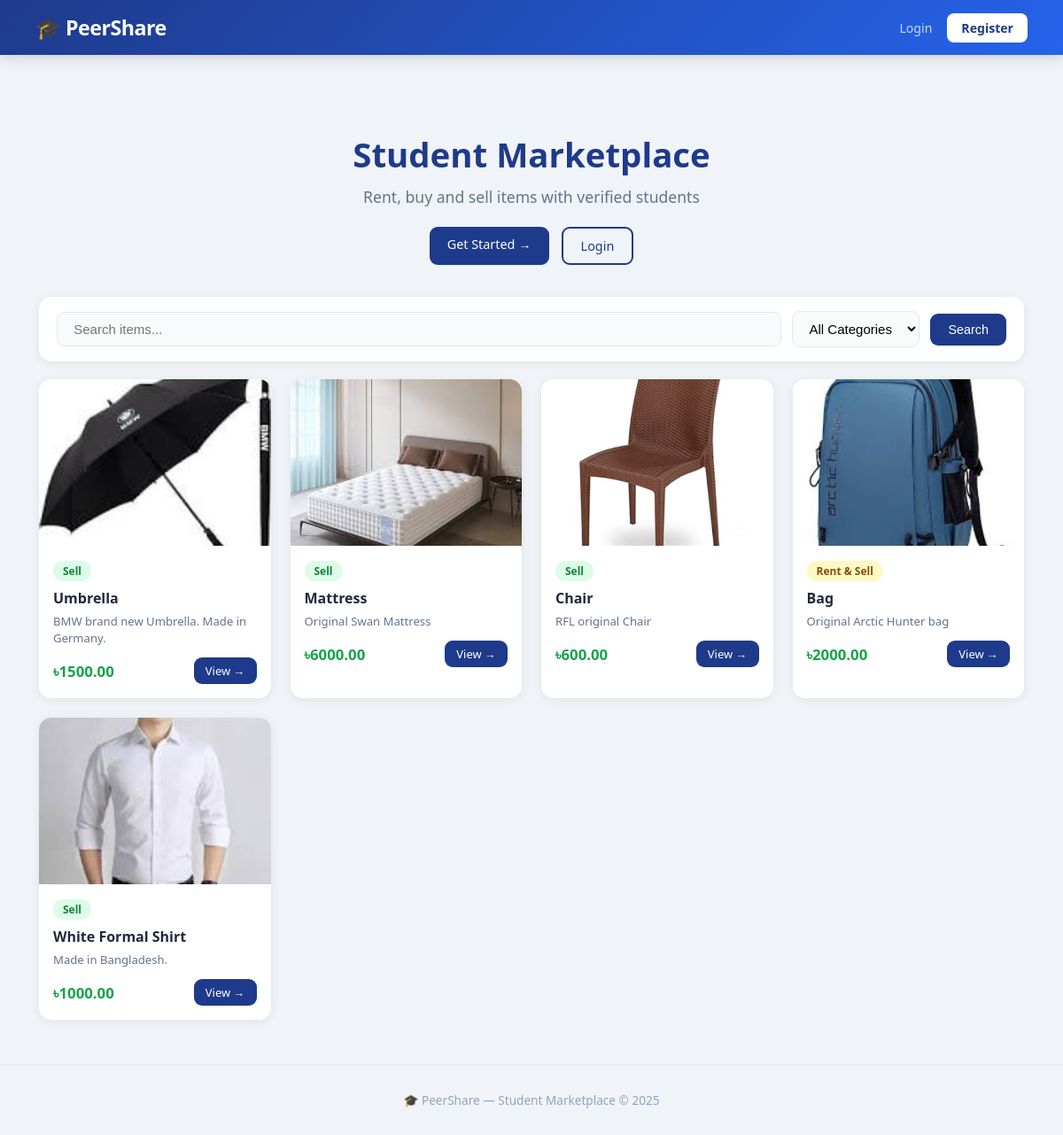
The app's page /, older data.
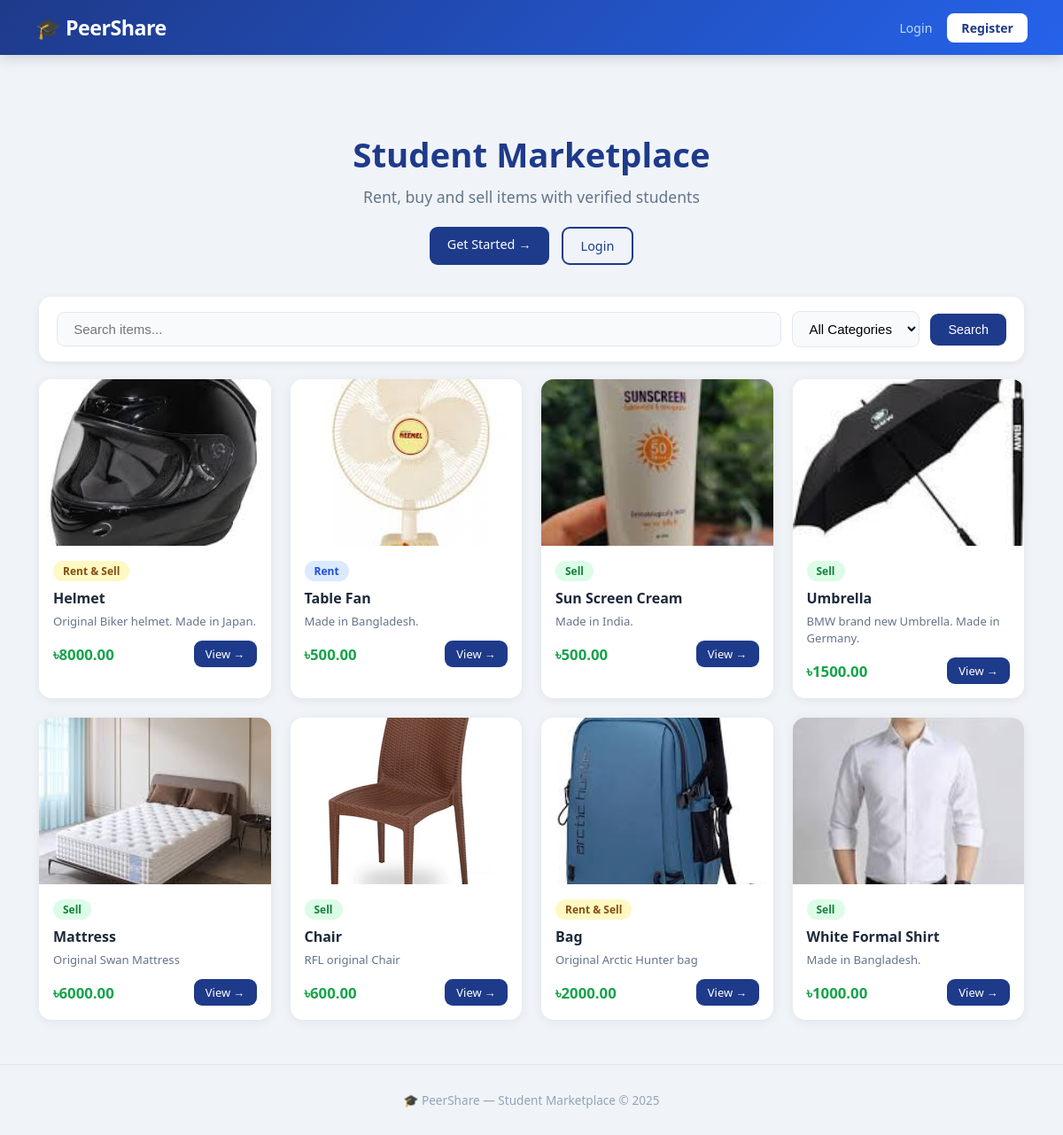
The same page, newer data.
### marketplace/models.py (models this page shows, shortened)
class Item(models.Model):
    CATEGORY_CHOICES = [
        ('rent', 'For Rent'),
        ('sell', 'For Sale'),
        ('both', 'Rent & Sell'),
    ]
    owner = models.ForeignKey(
                     settings.AUTH_USER_MODEL,
                     on_delete=models.CASCADE,
                     related_name='items'
                   )
    title = models.CharField(max_length=200)
    description  = models.TextField()
    price  = models.DecimalField(
                     max_digits=10, decimal_places=2
                   )
    category = models.CharField(
                     max_length=10, choices=CATEGORY_CHOICES
                   )
    image = models.ImageField(
                     upload_to='items/',
                     null=True, blank=True
                   )
    is_available = models.BooleanField(default=True)
    created_at   = models.DateTimeField(auto_now_add=True)

### marketplace/views.py (the view)
# urls.py: path('', views.home, name='home'),
def home(request):
    query = request.GET.get('q', '')
    category = request.GET.get('category', '')
    items = Item.objects.filter(is_available=True).order_by('-created_at')
    if query:
        items = items.filter(title__icontains=query)
    if category:
        items = items.filter(category=category)
    return render(request, 'marketplace/home.html', {
        'items': items,
        'query': query,
        'category': category,
    })

### templates/marketplace/home.html (shortened to what this page needs)
{% extends 'base.html' %}
{% block content %}
<div class="hero">
  <h1> Student Marketplace</h1>
  <p>Rent, buy and sell items with verified students</p>
  {% if not user.is_authenticated %}
    <div class="hero-btns">
      <a href="/login/register/" class="btn">Get Started →</a>
      <a href="/login/" class="btn outline">Login</a>
    </div>
  {% endif %}
</div>
<form method="GET" class="search-bar">
  <input type="text" name="q"
         value="{{ query }}"
         placeholder=" Search items...">
  <select name="category">
    <option value="">All Categories</option>
  </select>
  <button type="submit" class="btn">Search</button>
</form>
<div class="item-grid">
  {% for item in items %}
  <div class="card">
    {% if item.image %}
      <img src="{{ item.image.url }}" alt="{{ item.title }}">
    {% else %}
      <div class="no-image"></div>
    {% endif %}
    <div class="card-body">
      <div class="card-top">
        {% if item.category == 'rent' %}
          <span class="badge badge-rent"> Rent</span>
        {% elif item.category == 'sell' %}
          <span class="badge badge-sell"> Sell</span>
        {% else %}
          <span class="badge badge-both"> Rent & Sell</span>
        {% endif %}
      </div>
      <h3>{{ item.title }}</h3>
      <p class="item-desc">
        {{ item.description|truncatechars:65 }}
      </p>
      <div class="card-footer">
        <span class="price">৳{{ item.price }}</span>
        <a href="/item/{{ item.pk }}/" class="btn small">
          View →
        </a>
      </div>
    </div>
  </div>
  {% endfor %}
</div>
{% endblock %}

### templates/base.html (shortened to what this page needs)
<!DOCTYPE html>
<html lang="en">
<head>
  {% load static %}
  <link rel="stylesheet" href="{% static 'css/style.css' %}">
</head>
<body>
<nav class="navbar">
  <a href="/" class="logo">🎓 PeerShare</a>
  <div class="nav-links">
    {% if user.is_authenticated %}
      <a href="/">🏠 Browse</a>
      <a href="/add/">➕ Post Item</a>
      <a href="/user/all/">👥 Students</a>
      <a href="/dashboard/">📊 Dashboard</a>
      <a href="/user/profile/" class="nav-profile">
        👤 {{ user.username }}
      </a>
      <a href="/login/logout/" class="nav-logout">Logout</a>
    {% else %}
      <a href="/login/">Login</a>
      <a href="/login/register/" class="nav-register">Register</a>
    {% endif %}
  </div>
</nav>
<div class="container">
  {% block content %}{% endblock %}
</div>
<footer class="footer">
  <p>🎓 PeerShare — Student Marketplace &copy; 2025</p>
</footer>
</body>
</html>

### static/css/style.css (style rules this page uses)
*, *::before, *::after { box-sizing: border-box; margin: 0; padding: 0; }
body { font-family: 'Segoe UI', Tahoma, Geneva, Verdana, sans-serif; background: #f0f4f8; color: #1e293b; min-height: 100vh; }
a { color: inherit; text-decoration: none; }
img { display: block; max-width: 100%; }
.navbar { background: linear-gradient(135deg, #1e3a8a 0%, #2563eb 100%); padding: 0 40px; height: 62px; display: flex; align-items: center; justify-content: space-between; position: sticky; top: 0; z-index: 999; box-shadow: 0 2px 16px rgba(0,0,0,0.18); }
.logo { color: #fff; font-size: 1.45rem; font-weight: 800; letter-spacing: -0.5px; }
.nav-links { display: flex; align-items: center; gap: 4px; }
.nav-links a { color: #bfdbfe; padding: 7px 13px; border-radius: 8px; font-size: 0.88rem; transition: background 0.2s, color 0.2s; }
.nav-register { background: #fff !important; color: #1e3a8a !important; font-weight: 700 !important; padding: 7px 16px !important; }
.container { max-width: 1160px; margin: 36px auto; padding: 0 24px; }
.hero { text-align: center; padding: 50px 24px 36px; }
.hero h1 { font-size: 2.4rem; color: #1e3a8a; margin-bottom: 10px; }
.hero p { color: #64748b; font-size: 1.1rem; margin-bottom: 22px; }
.hero-btns { display: flex; justify-content: center; gap: 14px; }
.search-bar { display: flex; gap: 12px; align-items: center; background: #fff; padding: 16px 20px; border-radius: 14px; margin-bottom: 10px; box-shadow: 0 2px 10px rgba(0,0,0,0.07); flex-wrap: wrap; }
.search-bar input, .search-bar select { padding: 10px 14px; border: 1.5px solid #e2e8f0; border-radius: 9px; font-size: 0.94rem; outline: none; background: #f8fafc; transition: border 0.2s; }
.search-bar input { flex: 1; min-width: 160px; }
.btn { display: inline-block; background: #1e3a8a; color: #fff; padding: 10px 20px; border-radius: 9px; border: none; cursor: pointer; font-size: 0.9rem; font-weight: 500; transition: background 0.2s, transform 0.15s; text-decoration: none; white-space: nowrap; }
.btn.small { padding: 6px 13px; font-size: 0.81rem; }
.btn.outline { background: transparent; border: 2px solid #1e3a8a; color: #1e3a8a; }
.badge { display: inline-block; padding: 3px 11px; border-radius: 99px; font-size: 0.75rem; font-weight: 600; background: #e2e8f0; color: #475569; }
.badge-rent { background: #dbeafe; color: #1d4ed8; }
.badge-sell { background: #dcfce7; color: #15803d; }
.badge-both { background: #fef9c3; color: #854d0e; }
.price { font-size: 1.05rem; font-weight: 700; color: #16a34a; }
.item-grid { display: grid; grid-template-columns: repeat(auto-fill, minmax(240px,1fr)); gap: 22px; margin-top: 20px; }
.card { background: #fff; border-radius: 14px; overflow: hidden; box-shadow: 0 2px 12px rgba(0,0,0,0.07); transition: transform 0.2s, box-shadow 0.2s; }
.card img { width: 100%; height: 188px; object-fit: cover; }
.card-body { padding: 16px; }
.card-top { margin-bottom: 8px; }
.card-body h3 { font-size: 1rem; margin-bottom: 6px; }
.item-desc { font-size: 0.82rem; color: #64748b; margin-bottom: 12px; line-height: 1.45; }
.card-footer { display: flex; justify-content: space-between; align-items: center; margin-top: 10px; }
.footer { text-align: center; padding: 30px; color: #94a3b8; font-size: 0.85rem; margin-top: 50px; border-top: 1px solid #e2e8f0; }

Row changes from the older to the newer data that the page shows:
added Item: image (picture), category "Rent & Sell", title "Helmet", description "Original Biker helmet. Made in Japan.", price "8000.00"
added Item: image (picture), category "Rent", title "Table Fan", description "Made in Bangladesh.", price "500.00"
added Item: image (picture), category "Sell", title "Sun Screen Cream", description "Made in India.", price "500.00"
